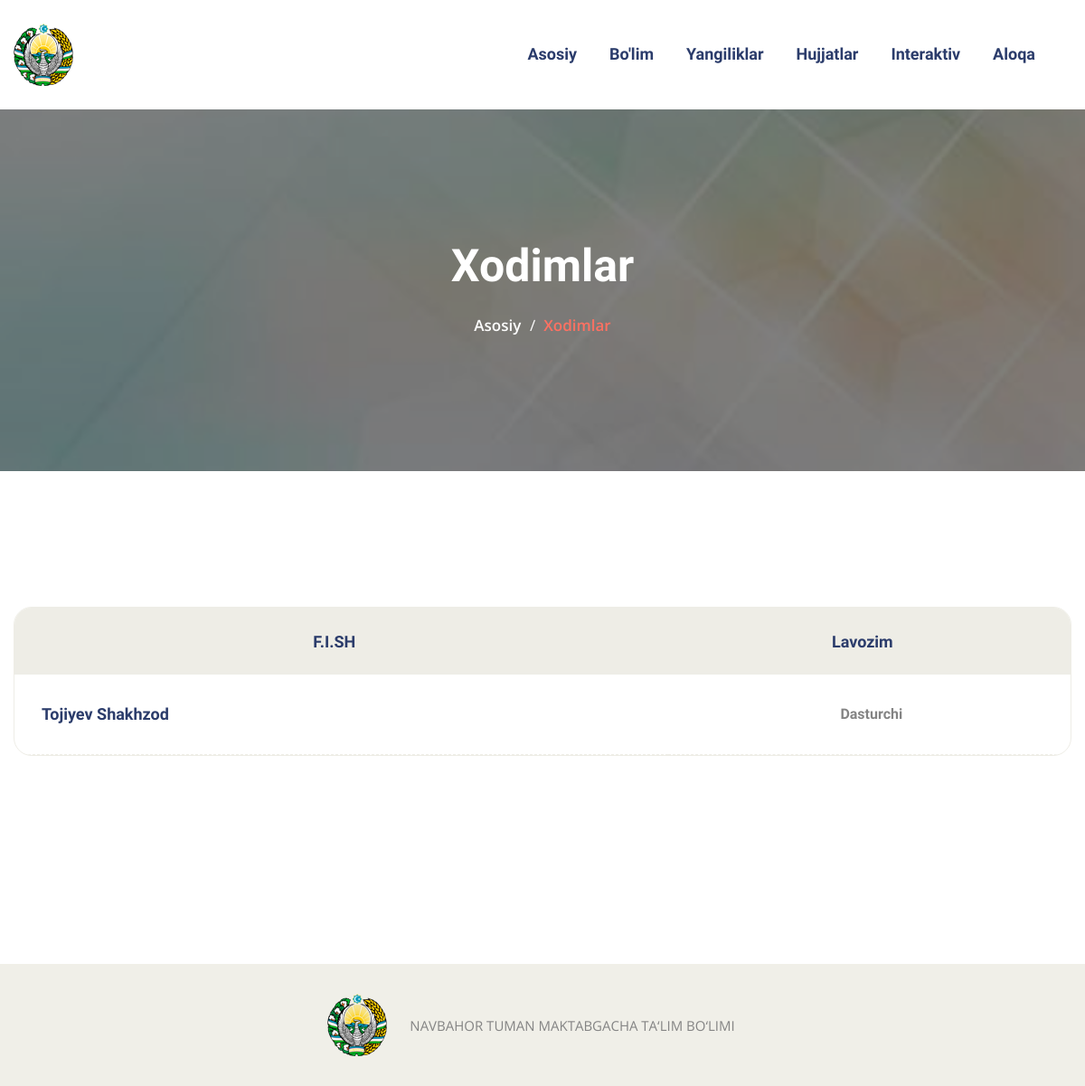
The app's page /xodimlar/, older data.
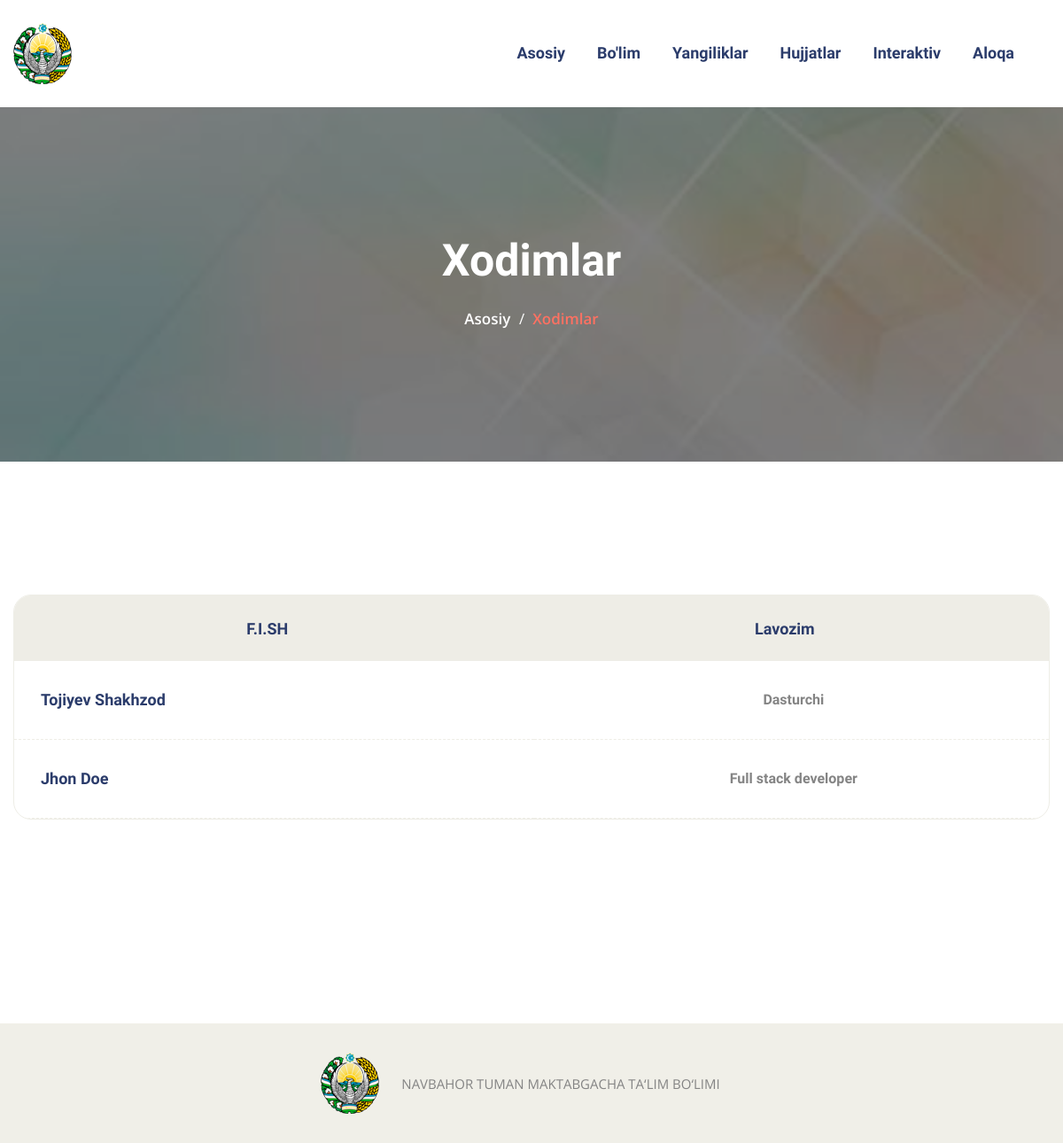
The same page, newer data.
### base/models.py (models this page shows, shortened)
class Xodimlar(models.Model):
    xodim_nomi = models.CharField(max_length=255)
    lavozimi = models.CharField(max_length=255)

### base/views.py (the view)
# urls.py: path("xodimlar/", views.xodimlar, name='xodimlar'),
def xodimlar(request):
  xodim = Xodimlar.objects.all()
  context = {'xodim' : xodim}
  return render(request, 'pages/xodimlar.html', context)

### templates/pages/xodimlar.html (shortened to what this page needs)
{% extends "base.html" %}
{% block xodimlar %}
{% load static %}
 <section class="page-title centred" style="background-image: url({% static 'images/background/page-title.jpg'%});">
    <div class="container">
        <div class="content-box">
            <h1>Xodimlar</h1>
            <ul class="bread-crumb clearfix">
                <li><a href={% url 'home' %}>Asosiy</a></li>
                <li>Xodimlar</li>
            </ul>
        </div>
    </div>
</section>
 <section class="cart-section cart-page">
    <div class="container">
        <div class="row">
            <div class="col-lg-12 col-md-12 col-sm-12 table-column">
                <div class="table-outer">
                    <table class="cart-table">
                        <thead class="cart-header">
                            <tr>
                                <th colspan="3">F.I.SH</th>
                                <th colspan="5">Lavozim</th>
                            </tr>
                        </thead>
                        <tbody>
                        {% for x in xodim %}
                            <tr>
                                <td colspan="3" class="prod-column">
                                    <div>
                                        <div class="prod-title">
                                          {{ x.xodim_nomi }}
                                        </div>
                                    </div>
                                </td>
                                <td colspan="5" class="price">{{ x.lavozimi }}</td>
                            </tr>
                        {% endfor %}
                        </tbody>
                    </table>
                </div>
            </div>
        </div>
    </div>
</section>
{% endblock xodimlar %}

### templates/base.html (shortened to what this page needs)
{% load static %}
<!DOCTYPE html>
<html lang="en">
<head>
<link href="{% static 'css/style.css' %}" rel="stylesheet">
<link href="{% static 'css/responsive.css' %}" rel="stylesheet">
</head>
<body class="boxed_wrapper">
    {% include 'layouts/header.html' %}
    {% block xodimlar %}{% endblock xodimlar %}
    {% include 'layouts/footer.html' %}
</body>
</html>

### templates/layouts/header.html (shortened to what this page needs)
{% load static %}
 <header class="main-header">
    <div class="header-bottom">
        <div class="container">
            <div class="clearfix">
                <div class="logo-box pull-left">
                    <figure class="logo"><a href={% url 'home' %}><img src="{% static 'images/logo.png' %}" alt="logo.png"></a></figure>
                </div>
                <div class="nav-outer pull-right clearfix">
                    <div class="menu-area">
                        <nav class="main-menu navbar-expand-lg">
                            <div class="navbar-collapse collapse clearfix">
                                <ul class="navigation clearfix">
                                    <li>
                                        <a href={% url 'home' %}>Asosiy</a>
                                    </li>
                                    <li class="dropdown">
                                        <a href="bo'lim/">Bo'lim</a>
                                    </li>
                                    <li class="dropdown"><a href="#">Yangiliklar</a>
                                    </li>
                                    <li class="dropdown"><a href="#">Hujjatlar</a>
                                    </li>
                                    <li class="dropdown"><a href="#">Interaktiv</a>
                                    </li>
                                    <li><a href={% url 'aloqa' %}>Aloqa</a></li>
                                </ul>
                            </div>
                        </nav>
                    </div>
                </div>
            </div>
        </div>
    </div>
</header>

### templates/layouts/footer.html
{% load static %}
 <footer class="main-footer">
    <div class="footer-bottom">
        <div class="container">
            <div class="inner-container clearfix">
                <div style ="display: flex; align-items: center;; justify-content: center">
                    <figure class="footer-logo"><a href="{% url 'home' %}"><img src="{% static 'images/logo.png' %}" alt="logo.png"></a></figure>
                    <div style="margin: 0 25px;" class="copyright">NAVBAHOR TUMAN MAKTABGACHA TA‘LIM BO‘LIMI</div>
                </div>
            </div>
        </div>
    </div>
</footer>

### static/css/responsive.css (style rules this page uses)
@media only screen and (max-width: 5000px) { .boxed_wrapper { overflow-x: hidden; } }

Row changes from the older to the newer data that the page shows:
added Xodimlar: xodim_nomi "Jhon Doe", lavozimi "Full stack developer"
